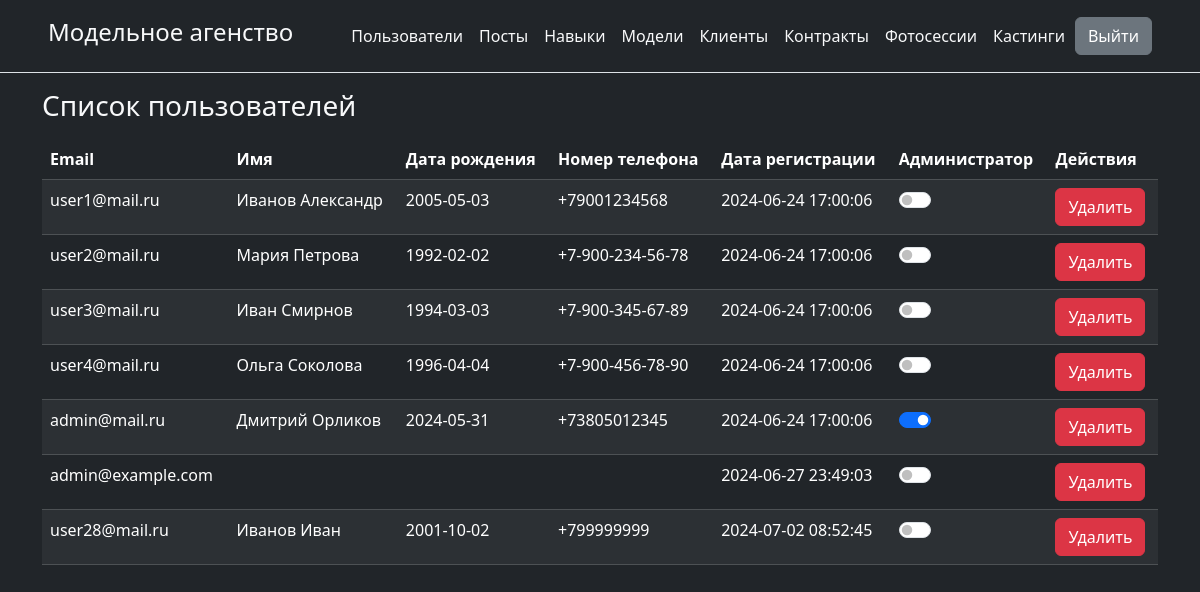
The app's page /admin/users/index.php (signed in) with its own data.
### tables this page shows
CREATE TABLE `users` (
  `user_id` int NOT NULL,
  `email` varchar(255) NOT NULL,
  `phone_number` varchar(20) DEFAULT NULL,
  `date_of_birth` date DEFAULT NULL,
  `full_name` varchar(255) DEFAULT NULL,
  `password` varchar(255) NOT NULL,
  `registration_date` timestamp NULL DEFAULT CURRENT_TIMESTAMP,
  `is_admin` tinyint(1) DEFAULT '0'
);

### admin/users/index.php (the view, shortened to what this page needs)
<?php
include '../header.php';
require_once '../database_connection.php';
try {
	$stmt = $pdo->prepare("SELECT * FROM users");
	$stmt->execute();
	$users = $stmt->fetchAll(PDO::FETCH_ASSOC);
} catch (PDOException $e) {
	echo "Ошибка при получении списка пользователей: " . $e->getMessage();
}
?>
<body class="bg-dark text-light">
<div class="container">
	<h3 class="text-light my-3">Список пользователей</h3>
	<table class="table table-striped table-dark">
		<thead>
		<tr>
			<th>Email</th>
			<th>Имя</th>
			<th>Дата рождения</th>
			<th>Номер телефона</th>
			<th>Дата регистрации</th>
			<th>Администратор</th>
			<th>Действия</th>
		</tr>
		</thead>
		<tbody>
	<?php foreach ($users as $user): ?>
			<tr>
				<td><?php echo $user['email']; ?></td>
				<td><?php echo $user['full_name']; ?></td>
				<td><?php echo $user['date_of_birth']; ?></td>
				<td><?php echo $user['phone_number']; ?></td>
				<td><?php echo $user['registration_date']; ?></td>
				<td>
			<?php if ($user['user_id'] !== $_SESSION['user_id']): ?>
							<div class="form-check form-switch">
								<input class="form-check-input" type="checkbox" id="adminSwitch<?php echo $user['user_id']; ?>" <?php echo $user['is_admin'] ? 'checked' : ''; ?> onchange="toggleAdmin(<?php echo $user['user_id']; ?>, this.checked)">
							</div>
			<?php else: ?>
				<?php echo $user['is_admin'] ? 'Администратор' : 'Не администратор'; ?>
			<?php endif; ?>
				</td>
				<td>
			<?php if ($user['user_id'] !== $_SESSION['user_id']): ?>
							<div class="btn-group" role="group">
								<form method="POST" action="delete_user.php" onsubmit="return confirm('Вы уверены, что хотите удалить этого пользователя?');">
									<input type="submit" class="btn btn-danger" value="Удалить">
								</form>
							</div>
			<?php endif; ?>
				</td>
			</tr>
	<?php endforeach; ?>
		</tbody>
	</table>
</div>
</body>
</html>

### records on screen
users: email "user1@mail.ru", full_name "Иванов Александр", date_of_birth "2005-05-03", phone_number "+79001234568", registration_date "2024-06-24 17:00:06"
users: email "user2@mail.ru", full_name "Мария Петрова", date_of_birth "1992-02-02", phone_number "+7-900-234-56-78", registration_date "2024-06-24 17:00:06"
users: email "user3@mail.ru", full_name "Иван Смирнов", date_of_birth "1994-03-03", phone_number "+7-900-345-67-89", registration_date "2024-06-24 17:00:06"
users: email "user4@mail.ru", full_name "Ольга Соколова", date_of_birth "1996-04-04", phone_number "+7-900-456-78-90", registration_date "2024-06-24 17:00:06"
users: email "admin@mail.ru", full_name "Дмитрий Орликов", date_of_birth "2024-05-31", phone_number "+73805012345", registration_date "2024-06-24 17:00:06", is_admin "☑"
users: email "admin@example.com", registration_date "2024-06-27 23:49:03"
users: email "user28@mail.ru", full_name "Иванов Иван", date_of_birth "2001-10-02", phone_number "+799999999", registration_date "2024-07-02 08:52:45"
